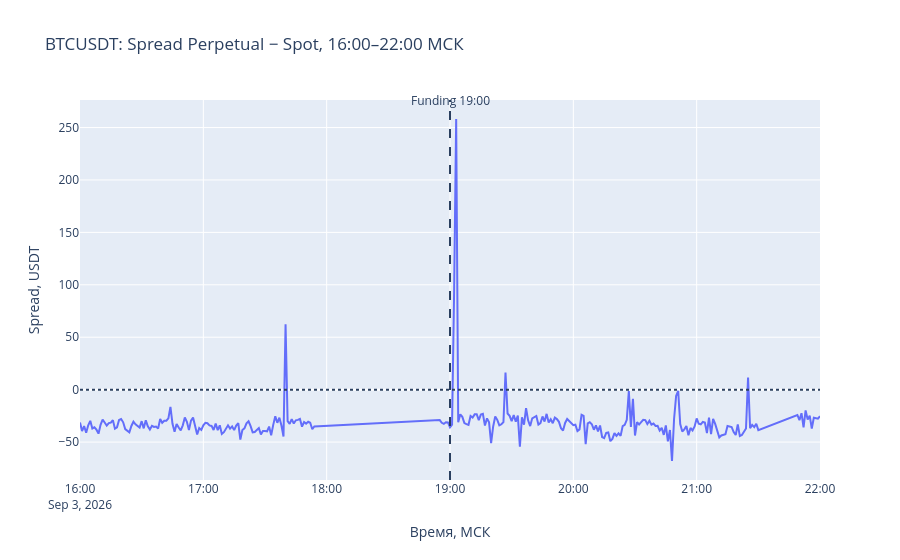

Notebook source saved alongside this figure:
### Code cell
btc_spread_19 = pd.concat(
    [
        btc_spot_full.rename("spot_mid"),
        btc_perp_full.rename("perp_mid")
    ],
    axis=1
).dropna()

btc_spread_19["spread_usd"] = (
    btc_spread_19["perp_mid"] - btc_spread_19["spot_mid"]
)

btc_spread_19 = btc_spread_19.loc[start:end]

fig = go.Figure()

fig.add_trace(go.Scatter(
    x=btc_spread_19.index,
    y=btc_spread_19["spread_usd"],
    mode="lines",
    name="Spread"
))

fig.add_shape(
    type="line",
    x0="2026-09-03 19:00:00",
    x1="2026-09-03 19:00:00",
    y0=0,
    y1=1,
    xref="x",
    yref="paper",
    line=dict(dash="dash")
)

fig.add_annotation(
    x="2026-09-03 19:00:00",
    y=1,
    xref="x",
    yref="paper",
    text="Funding 19:00",
    showarrow=False,
    yshift=10
)

fig.add_hline(
    y=0,
    line_dash="dot"
)

fig.update_layout(
    title="BTCUSDT: Spread Perpetual − Spot, 16:00–22:00 МСК",
    xaxis_title="Время, МСК",
    yaxis_title="Spread, USDT",
    hovermode="x unified"
)

fig.show()

fig.write_html("btc_spread_16_22_funding_19.html")

### Figure 1 — Plotly figure (JSON) as saved in the notebook; plotly's stock layout.template omitted (floating-point values rounded to 4 significant figures; data arrays with more than 128 entries replaced by an {"elided": "..."} marker saying what was removed)
{"data": [{"mode": "lines", "name": "Spread", "type": "scatter", "x": {"elided": "283 str values"}, "y": {"elided": "283 float values"}}], "layout": {"annotations": [{"showarrow": false, "text": "Funding 19:00", "x": "2026-09-03 19:00:00", "xref": "x", "y": 1, "yref": "paper", "yshift": 10}], "hovermode": "x unified", "shapes": [{"line": {"dash": "dash"}, "type": "line", "x0": "2026-09-03 19:00:00", "x1": "2026-09-03 19:00:00", "xref": "x", "y0": 0, "y1": 1, "yref": "paper"}, {"line": {"dash": "dot"}, "type": "line", "x0": 0, "x1": 1, "xref": "x domain", "y0": 0, "y1": 0, "yref": "y"}], "title": {"text": "BTCUSDT: Spread Perpetual − Spot, 16:00–22:00 МСК"}, "xaxis": {"title": {"text": "Время, МСК"}}, "yaxis": {"title": {"text": "Spread, USDT"}}}}
